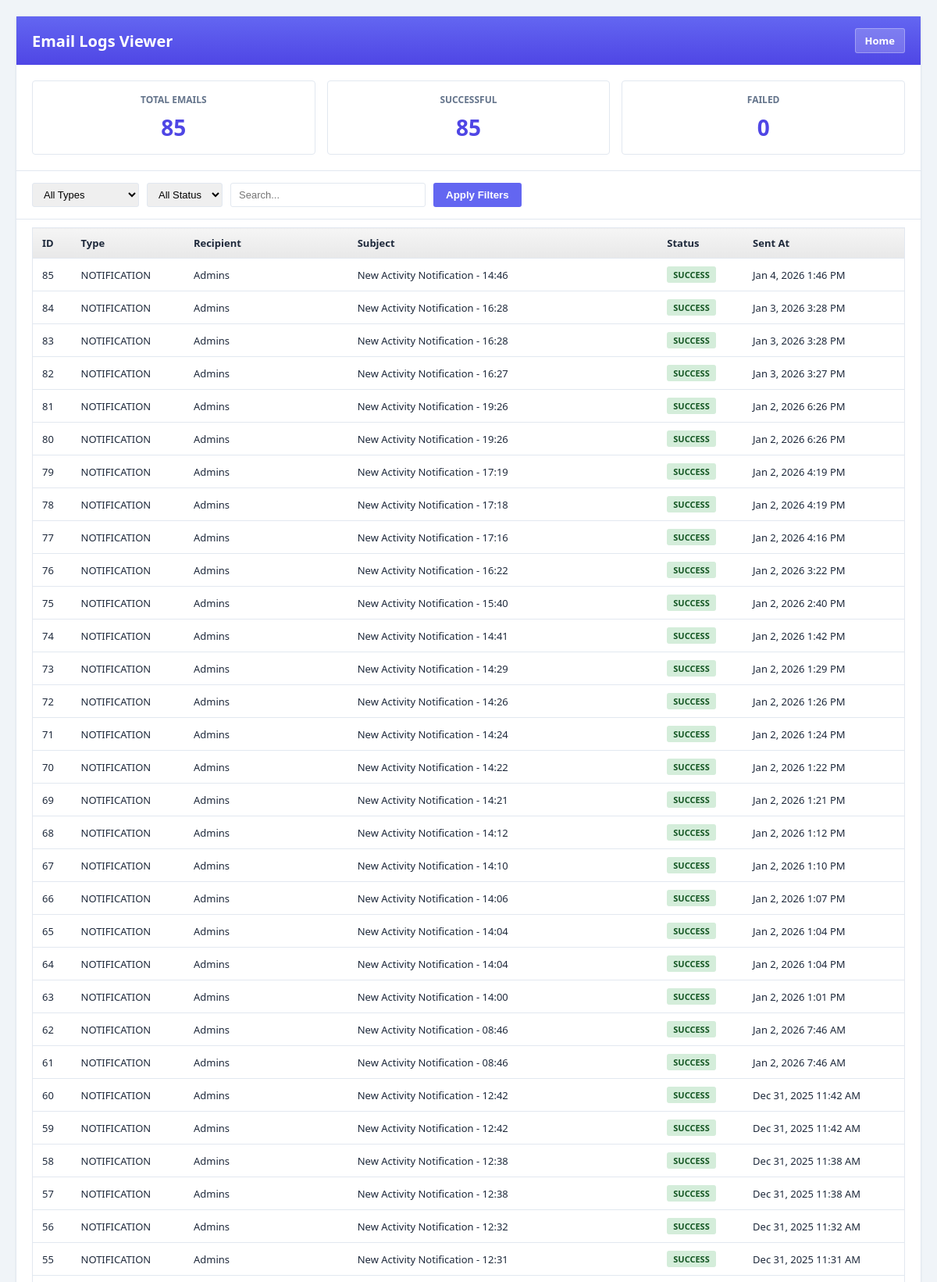
The app's page /maintenance/email_logs.php (upper part) with its own data.
### tables this page shows
CREATE TABLE `email_logs` (
  `id` int(11) NOT NULL,
  `email_type` varchar(50) NOT NULL,
  `recipient` varchar(255) NOT NULL,
  `subject` varchar(255) NOT NULL,
  `status` enum('success','failed') NOT NULL,
  `error_message` text DEFAULT NULL,
  `sent_at` timestamp NOT NULL DEFAULT current_timestamp()
);

### maintenance/email_logs.php (the view, shortened to what this page needs)
<?php
include '../config/db.php';
$createTableSQL = "CREATE TABLE IF NOT EXISTS email_logs (
    id INT AUTO_INCREMENT PRIMARY KEY,
    email_type VARCHAR(50) NOT NULL,
    recipient VARCHAR(255) NOT NULL,
    subject VARCHAR(255) NOT NULL,
    status ENUM('success', 'failed') NOT NULL,
    error_message TEXT DEFAULT NULL,
    sent_at TIMESTAMP DEFAULT CURRENT_TIMESTAMP,
    INDEX idx_email_type (email_type),
    INDEX idx_status (status),
    INDEX idx_sent_at (sent_at)
) ENGINE=InnoDB DEFAULT CHARSET=utf8mb4";
$conn->query($createTableSQL);
$search = $_GET['search'] ?? '';
$whereClause = " WHERE 1=1";
$logs = $conn->query("SELECT * FROM email_logs $whereClause ORDER BY sent_at DESC LIMIT 100");
$stats = [
    'total' => $conn->query("SELECT COUNT(*) as count FROM email_logs")->fetch_assoc()['count'],
    'success' => $conn->query("SELECT COUNT(*) as count FROM email_logs WHERE status = 'success'")->fetch_assoc()['count'],
    'failed' => $conn->query("SELECT COUNT(*) as count FROM email_logs WHERE status = 'failed'")->fetch_assoc()['count'],
];
?>
<!DOCTYPE html>
<html>
<head>
</head>
<body>
    <div class="container">
        <h1>Email Logs Viewer <a href="index.php" style="text-decoration: none; display: inline-block; padding: 6px 12px; font-size: 13px; font-weight: 600; border-radius: 3px; cursor: pointer; margin-left: auto; background: rgba(255,255,255,0.2); color: white; border: 1px solid rgba(255,255,255,0.3);">Home</a></h1>
        <div class="stats">
            <div class="stat-card">
                <h3>Total Emails</h3>
                <div class="number"><?= $stats['total'] ?></div>
            </div>
            <div class="stat-card">
                <h3>Successful</h3>
                <div class="number"><?= $stats['success'] ?></div>
            </div>
            <div class="stat-card">
                <h3>Failed</h3>
                <div class="number"><?= $stats['failed'] ?></div>
            </div>
        </div>
        <form class="filters" method="get">
            <select name="email_type">
                <option value="all">All Types</option>
            </select>
            <select name="status">
                <option value="all">All Status</option>
            </select>
            <input type="text" name="search" placeholder="Search..." value="<?= htmlspecialchars($search) ?>" style="width: 250px;">
            <button type="submit" class="btn">Apply Filters</button>
        </form>
        <table>
            <thead>
                <tr>
                    <th>ID</th>
                    <th>Type</th>
                    <th>Recipient</th>
                    <th>Subject</th>
                    <th>Status</th>
                    <th>Sent At</th>
                </tr>
            </thead>
            <tbody>
                <?php if ($logs && $logs->num_rows > 0): ?>
                    <?php while ($log = $logs->fetch_assoc()): ?>
                    <tr>
                        <td><?= $log['id'] ?></td>
                        <td><?= strtoupper(str_replace('_', ' ', $log['email_type'])) ?></td>
                        <td><?= htmlspecialchars($log['recipient']) ?></td>
                        <td><?= htmlspecialchars($log['subject']) ?></td>
                        <td><span class="badge badge-<?= $log['status'] ?>"><?= strtoupper($log['status']) ?></span></td>
                        <td><?= date('M j, Y g:i A', strtotime($log['sent_at'])) ?></td>
                    </tr>
                    <?php endwhile; ?>
                <?php endif; ?>
            </tbody>
        </table>
    </div>
</body>
</html>

### maintenance/email_logs.php (style rules this page uses)
:root { --primary-color: #6366f1; --primary-dark: #4f46e5; --secondary-color: #f8fafc; --text-dark: #1e293b; --text-light: #64748b; --shadow: 0 4px 12px rgba(0, 0, 0, 0.05); --shadow-lg: 0 10px 30px rgba(0, 0, 0, 0.1); --border-radius: 8px; --transition: all 0.2s ease-out; --pma-bg: #f0f4f8; --pma-bg-hover: #e6f2f9; --pma-border: #e2e8f0; --pma-success: #10b981; --pma-warning: #f59e0b; --pma-danger: #ef4444; --pma-primary: #6366f1; --pma-primary-dark: #4f46e5; --pma-text: #1e293b; --pma-text-light: #64748b; }
* { margin: 0; padding: 0; box-sizing: border-box; }
body { font-family: 'Segoe UI', sans-serif; font-size: 13px; color: var(--pma-text); background: var(--pma-bg); padding: 20px; }
.container { max-width: 1600px; margin: 0 auto; background: white; border: 1px solid var(--pma-border); border-radius: 4px; box-shadow: 0 1px 3px rgba(0,0,0,0.05); }
h1 { font-size: 20px; font-weight: 600; color: white; background: linear-gradient(to bottom, var(--pma-primary), var(--pma-primary-dark)); padding: 15px 20px; display: flex; align-items: center; gap: 10px; }
.stats { display: grid; grid-template-columns: repeat(3, 1fr); gap: 15px; padding: 20px; border-bottom: 1px solid var(--pma-border); background: var(--pma-bg-header); }
.stat-card { background: white; border: 1px solid var(--pma-border); border-radius: 4px; padding: 15px; text-align: center; }
.stat-card h3 { font-size: 12px; color: var(--pma-text-light); font-weight: 600; margin-bottom: 8px; text-transform: uppercase; }
.stat-card .number { font-size: 28px; font-weight: 700; color: var(--pma-primary-dark); }
.filters { display: flex; gap: 10px; padding: 15px 20px; background: var(--pma-bg-header); border-bottom: 1px solid var(--pma-border); flex-wrap: wrap; }
select, input { padding: 6px 10px; border: 1px solid var(--pma-border); border-radius: 3px; font-size: 13px; }
.btn { padding: 6px 16px; background: var(--pma-primary); border: none; color: white; border-radius: 3px; font-weight: 600; cursor: pointer; }
table { width: calc(100% - 40px); margin: 10px 20px 20px; border-collapse: collapse; border: 1px solid var(--pma-border); font-size: 13px; }
table th { background: linear-gradient(to bottom, #F5F5F5, #E8E8E8); font-weight: 600; padding: 10px 12px; border-bottom: 1px solid var(--pma-border); text-align: left; }
table tr { border-bottom: 1px solid var(--pma-border); }
table tr:nth-child(even) { background-color: var(--pma-bg-stripe); }
table td { padding: 10px 12px; }
.badge { display: inline-block; padding: 3px 8px; font-size: 11px; font-weight: 600; border-radius: 3px; text-transform: uppercase; }
.badge-success { background: #D4EDDA; color: #155724; }

### records on screen
email_logs: id "85", email_type "NOTIFICATION", recipient "Admins", subject "New Activity Notification - 14:46", status "SUCCESS", sent_at "Jan 4, 2026 1:46 PM"
email_logs: id "84", email_type "NOTIFICATION", recipient "Admins", subject "New Activity Notification - 16:28", status "SUCCESS", sent_at "Jan 3, 2026 3:28 PM"
email_logs: id "83", email_type "NOTIFICATION", recipient "Admins", subject "New Activity Notification - 16:28", status "SUCCESS", sent_at "Jan 3, 2026 3:28 PM"
email_logs: id "82", email_type "NOTIFICATION", recipient "Admins", subject "New Activity Notification - 16:27", status "SUCCESS", sent_at "Jan 3, 2026 3:27 PM"
email_logs: id "81", email_type "NOTIFICATION", recipient "Admins", subject "New Activity Notification - 19:26", status "SUCCESS", sent_at "Jan 2, 2026 6:26 PM"
email_logs: id "80", email_type "NOTIFICATION", recipient "Admins", subject "New Activity Notification - 19:26", status "SUCCESS", sent_at "Jan 2, 2026 6:26 PM"
email_logs: id "79", email_type "NOTIFICATION", recipient "Admins", subject "New Activity Notification - 17:19", status "SUCCESS", sent_at "Jan 2, 2026 4:19 PM"
email_logs: id "78", email_type "NOTIFICATION", recipient "Admins", subject "New Activity Notification - 17:18", status "SUCCESS", sent_at "Jan 2, 2026 4:19 PM"
email_logs: id "77", email_type "NOTIFICATION", recipient "Admins", subject "New Activity Notification - 17:16", status "SUCCESS", sent_at "Jan 2, 2026 4:16 PM"
email_logs: id "76", email_type "NOTIFICATION", recipient "Admins", subject "New Activity Notification - 16:22", status "SUCCESS", sent_at "Jan 2, 2026 3:22 PM"
email_logs: id "75", email_type "NOTIFICATION", recipient "Admins", subject "New Activity Notification - 15:40", status "SUCCESS", sent_at "Jan 2, 2026 2:40 PM"
email_logs: id "74", email_type "NOTIFICATION", recipient "Admins", subject "New Activity Notification - 14:41", status "SUCCESS", sent_at "Jan 2, 2026 1:42 PM"
email_logs: id "73", email_type "NOTIFICATION", recipient "Admins", subject "New Activity Notification - 14:29", status "SUCCESS", sent_at "Jan 2, 2026 1:29 PM"
email_logs: id "72", email_type "NOTIFICATION", recipient "Admins", subject "New Activity Notification - 14:26", status "SUCCESS", sent_at "Jan 2, 2026 1:26 PM"
email_logs: id "71", email_type "NOTIFICATION", recipient "Admins", subject "New Activity Notification - 14:24", status "SUCCESS", sent_at "Jan 2, 2026 1:24 PM"
email_logs: id "70", email_type "NOTIFICATION", recipient "Admins", subject "New Activity Notification - 14:22", status "SUCCESS", sent_at "Jan 2, 2026 1:22 PM"
email_logs: id "69", email_type "NOTIFICATION", recipient "Admins", subject "New Activity Notification - 14:21", status "SUCCESS", sent_at "Jan 2, 2026 1:21 PM"
email_logs: id "68", email_type "NOTIFICATION", recipient "Admins", subject "New Activity Notification - 14:12", status "SUCCESS", sent_at "Jan 2, 2026 1:12 PM"
email_logs: id "67", email_type "NOTIFICATION", recipient "Admins", subject "New Activity Notification - 14:10", status "SUCCESS", sent_at "Jan 2, 2026 1:10 PM"
email_logs: id "66", email_type "NOTIFICATION", recipient "Admins", subject "New Activity Notification - 14:06", status "SUCCESS", sent_at "Jan 2, 2026 1:07 PM"
email_logs: id "65", email_type "NOTIFICATION", recipient "Admins", subject "New Activity Notification - 14:04", status "SUCCESS", sent_at "Jan 2, 2026 1:04 PM"
email_logs: id "64", email_type "NOTIFICATION", recipient "Admins", subject "New Activity Notification - 14:04", status "SUCCESS", sent_at "Jan 2, 2026 1:04 PM"
email_logs: id "63", email_type "NOTIFICATION", recipient "Admins", subject "New Activity Notification - 14:00", status "SUCCESS", sent_at "Jan 2, 2026 1:01 PM"
email_logs: id "62", email_type "NOTIFICATION", recipient "Admins", subject "New Activity Notification - 08:46", status "SUCCESS", sent_at "Jan 2, 2026 7:46 AM"
email_logs: id "61", email_type "NOTIFICATION", recipient "Admins", subject "New Activity Notification - 08:46", status "SUCCESS", sent_at "Jan 2, 2026 7:46 AM"
email_logs: id "60", email_type "NOTIFICATION", recipient "Admins", subject "New Activity Notification - 12:42", status "SUCCESS", sent_at "Dec 31, 2025 11:42 AM"
email_logs: id "59", email_type "NOTIFICATION", recipient "Admins", subject "New Activity Notification - 12:42", status "SUCCESS", sent_at "Dec 31, 2025 11:42 AM"
email_logs: id "58", email_type "NOTIFICATION", recipient "Admins", subject "New Activity Notification - 12:38", status "SUCCESS", sent_at "Dec 31, 2025 11:38 AM"
email_logs: id "57", email_type "NOTIFICATION", recipient "Admins", subject "New Activity Notification - 12:38", status "SUCCESS", sent_at "Dec 31, 2025 11:38 AM"
email_logs: id "56", email_type "NOTIFICATION", recipient "Admins", subject "New Activity Notification - 12:32", status "SUCCESS", sent_at "Dec 31, 2025 11:32 AM"
email_logs: id "55", email_type "NOTIFICATION", recipient "Admins", subject "New Activity Notification - 12:31", status "SUCCESS", sent_at "Dec 31, 2025 11:31 AM"

### other values on screen
$stats['total'] "85"
$stats['success'] "85"
$stats['failed'] "0"
